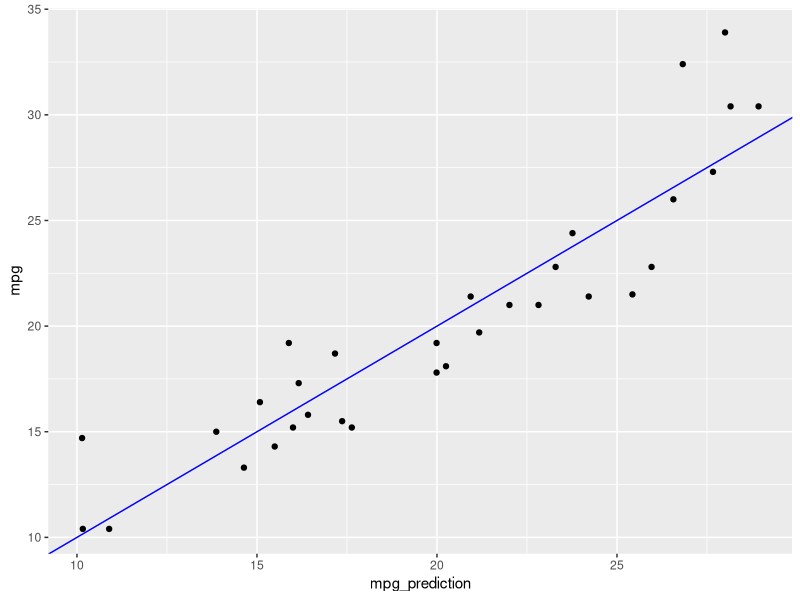

This figure's R source:
library("ggplot2")
#Import a data set provided by R.
data(mtcars)
head(mtcars)
#Create formula
fmla <- mpg ~ cyl + hp + wt

#Model the formula using linear regression
mpg_formula <- lm(fmla, data = mtcars)

#View the formula
mpg_formula
summary(mpg_formula)

#Predict outcomes based on linear regression
mpg_prediction <- predict(mpg_formula)

# plot the results
ggplot(mtcars, aes(x = mpg_prediction, y = mpg)) + 
  geom_point() +
  geom_abline(color = "blue")